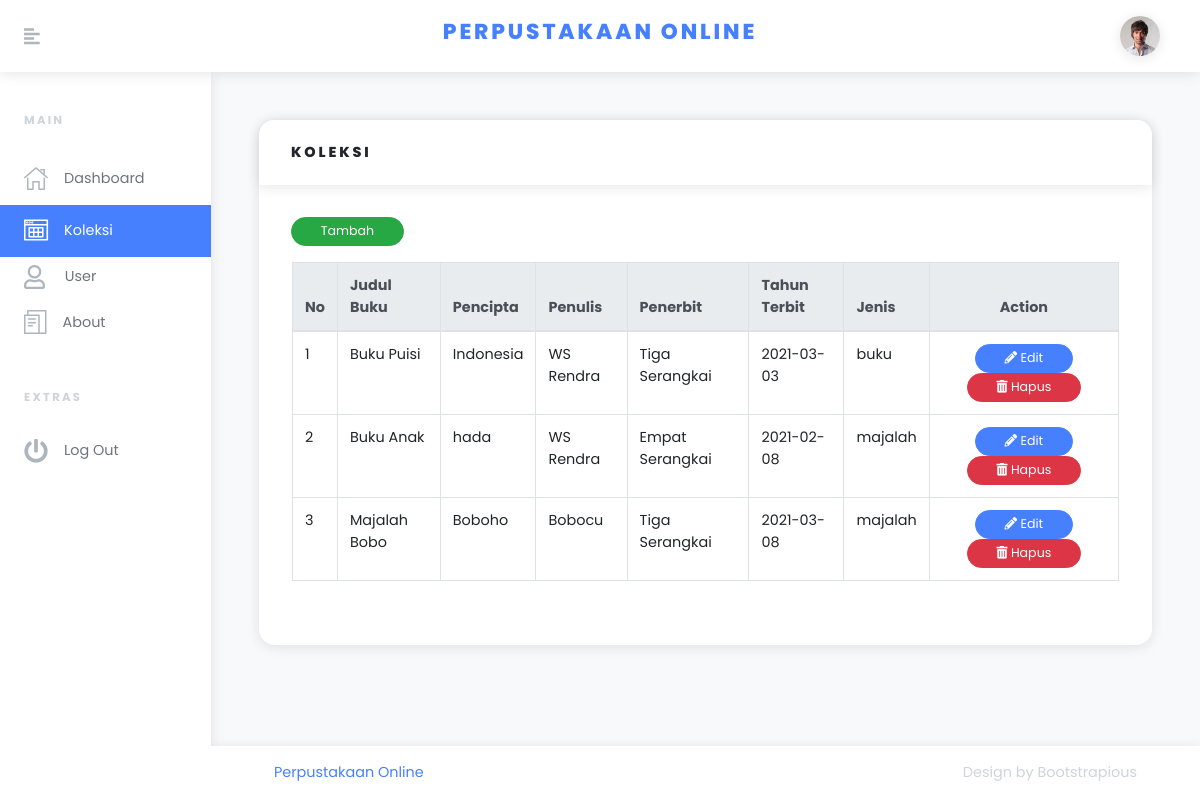
/index.php/perpus/koleksi, run on the app's committed database.
### tables this page shows
CREATE TABLE `tbl_jenis_koleksi` (
  `id_jenis_koleksi` int(11) NOT NULL,
  `jenis` varchar(45) NOT NULL
);

CREATE TABLE `tbl_koleksi` (
  `id_koleksi` int(11) NOT NULL,
  `judul_koleksi` varchar(45) NOT NULL,
  `penulis` varchar(45) NOT NULL,
  `pencipta` varchar(45) NOT NULL,
  `penerbit` varchar(45) NOT NULL,
  `tahun_terbit` date NOT NULL,
  `jenis_koleksi` varchar(45) NOT NULL,
  `created_at` timestamp NOT NULL DEFAULT current_timestamp(),
  `update_at` timestamp NULL DEFAULT NULL
);

### application/controllers/Perpus.php (called while the page is built, shortened)
<?php
class Perpus extends CI_Controller {
	public function __construct()
	{
		$this->load->model('M_perpus');
	}
	public function koleksi(){
		$data['buku'] = $this->M_perpus->get_all_koleksi();
		$this->load->view('template/head.php');
		$this->load->view('template/navbar.php');
		$this->load->view('template/sidebar.php');
		$this->load->view('v_koleksi.php',$data);
		$this->load->view('template/footer.php');
	}
}

### index.php (called while the page is built, shortened)
<?php
require_once BASEPATH.'core/CodeIgniter.php';

### application/models/M_perpus.php (called while the page is built, shortened)
<?php
class M_perpus extends CI_Model {
	public function get_all_koleksi(){
		$this->db->select('*');
        $this->db->from('tbl_jenis_koleksi');
        $this->db->join('tbl_koleksi', 'tbl_koleksi.jenis_koleksi = tbl_jenis_koleksi.jenis');
        $query = $this->db->get()->result();
        return $query;
	}
}

### application/views/v_koleksi.php (the view, shortened to what this page needs)
<div class="page-holder w-100 d-flex flex-wrap">
        <div class="container-fluid px-xl-5">
          <section class="py-3">
          </section>
          <section class="py-3">
            <div class="row mb-2">
              <div class="col-lg-12 mb-4 mb-lg-0">
                <div class="card">
                  <div class="card-header">
                    <h2 class="h6 text-uppercase mb-0">Koleksi</h2>
                  </div>
                  <div class="card-body">
                  <button type="button" class="btn btn-sm btn-success" data-toggle="modal" data-target="#tambah_buku">
                              Tambah
                            </button>
                    <div class="row">
                    <div class="table-responsive p-3">
                        <table class="table table-bordered" id="table_user">
                          <thead class="thead-light">
                            <tr>
                              <th>No</th>
                              <th>Judul Buku</th>
                              <th>Pencipta</th>
                              <th>Penulis</th>
                              <th>Penerbit</th>
                              <th>Tahun Terbit</th>
                              <th>Jenis</th>
                              <th><center>Action</center></th>
                            </tr>
                          </thead>
                          <tbody>
                            <?php $no=1;?>
                            <?php foreach($buku as $i): ?>
                            <tr>
                              <td><?php echo $no++ ;?></td>
                              <td><?php echo $i->judul_koleksi ;?></td>
                              <td><?php echo $i->pencipta ;?></td>
                              <td><?php echo $i->penulis ;?></td>
                              <td><?php echo $i->penerbit ;?></td>
                              <td><?php echo $i->tahun_terbit ;?></td>
                              <td><?php echo $i->jenis ;?></td>
                              <td align=center>
                            <button type="button" class="btn btn-sm btn-primary" data-toggle="modal" data-target="#edit_koleksi<?= $no?>"><i class="fas fa-pencil-alt"></i>
                              Edit
                            </button>
                            <button type="button" class="btn btn-sm btn-danger" data-toggle="modal" data-target="#hapus_koleksi<?= $i->id_koleksi?>">
                              <i class="fas fa-trash-alt" data-tolltip="tooltip" data-placement="top"></i>
                              Hapus
                            </button>
                        </td>
                            </tr>
                            <?php endforeach?>
                          </tbody>
                        </table>
                    </div>
                    </div>
                </div>
            </div>
            </div>
            </div>
        </section>
        </div>

### application/views/template/head.php (shortened to what this page needs)
<!DOCTYPE html>
<html>
  <head>
    <link rel="stylesheet" href="<?= base_url()?>assets/bubbly/vendor/bootstrap/css/bootstrap.min.css">
    <link href="<?= base_url()?>assets/bubbly/vendor/fontawesome-free/css/all.min.css" rel="stylesheet" type="text/css">
    <link href="<?= base_url()?>assets/bubbly/vendor/bootstrap/css/bootstrap.min.css" rel="stylesheet" type="text/css">
    <link href="<?= base_url()?>assets/bubbly/vendor/datatables/dataTables.bootstrap4.min.css" rel="stylesheet">
    <link rel="stylesheet" href="<?= base_url()?>assets/bubbly/css/orionicons.css">
    <link rel="stylesheet" href="<?= base_url()?>assets/bubbly/css/style.default.css" id="theme-stylesheet">
    <link rel="stylesheet" href="<?= base_url()?>assets/bubbly/css/custom.css">
  </head>

### application/views/template/navbar.php (shortened to what this page needs)
<body>
    <header class="header">
      <nav class="navbar navbar-expand-lg px-4 py-2 bg-white shadow"><a href="#" class="sidebar-toggler text-gray-500 mr-4 mr-lg-5 lead"><i class="fas fa-align-left"></i></a><a href="<?= base_url()?>" class="navbar-brand font-weight-bold text-uppercase text-base"><h4>Perpustakaan Online</h4></a>
        <ul class="ml-auto d-flex align-items-center list-unstyled mb-0">
          <li class="nav-item dropdown ml-auto"><a id="userInfo" href="#" data-toggle="dropdown" aria-haspopup="true" aria-expanded="false" class="nav-link dropdown-toggle"><img src="<?= base_url()?>assets/bubbly/img/avatar-6.jpg" alt="Jason Doe" style="max-width: 2.5rem;" class="img-fluid rounded-circle shadow"></a>
          </li>
        </ul>
      </nav>
    </header>

### application/views/template/sidebar.php
<div class="d-flex align-items-stretch">
  <div id="sidebar" class="sidebar py-3">
    <div class="text-gray-400 text-uppercase px-3 px-lg-4 py-4 font-weight-bold small headings-font-family">MAIN</div>
    <ul class="sidebar-menu list-unstyled">
          <li class="sidebar-list-item"><a href="<?= base_url('perpus')?>" class="sidebar-link text-muted <?php if($this->uri->segment(2) == 'index' | $this->uri->segment(2) == null){echo 'active' ; }?>"><i class="o-home-1 mr-3 text-gray"></i><span>Dashboard</span></a></li>
          <li class="sidebar-list-item"><a href="<?= base_url('perpus/koleksi')?>" class="sidebar-link text-muted <?php if($this->uri->segment(2) == 'koleksi'){echo 'active' ; }?>"><i class="o-table-content-1 mr-3 text-gray"></i><span>Koleksi</span></a></li>
          <li class="sidebar-list-item"><a href="<?= base_url('perpus/users')?>" class="sidebar-link text-muted <?php if($this->uri->segment(2) == 'users'){echo 'active' ; }?>"><i class="far fa-user mr-3 text-gray"></i><span>&nbsp;User</span></a></li>
          <li class="sidebar-list-item"><a href="<?= base_url('perpus/about')?>" class="sidebar-link text-muted <?php if($this->uri->segment(2) == 'about'){echo 'active' ; }?>"><i class="o-paperwork-1 mr-3 text-gray"></i><span>About</span></a></li>
    </ul>
    <div class="text-gray-400 text-uppercase px-3 px-lg-4 py-4 font-weight-bold small headings-font-family">EXTRAS</div>
    <ul class="sidebar-menu list-unstyled">
          <li class="sidebar-list-item"><a href="<?= base_url('auth/logout')?>" class="sidebar-link text-muted"><i class="fa fa-power-off mr-3 text-gray"></i><span>Log Out</span></a></li>
    </ul>
  </div>

### application/views/template/footer.php (shortened to what this page needs)
<footer class="footer bg-white shadow align-self-end py-3 px-xl-5 w-100">
          <div class="container-fluid">
            <div class="row">
              <div class="col-md-6 text-center text-md-left text-primary">
                <p class="mb-2 mb-md-0">Perpustakaan Online</p>
              </div>
              <div class="col-md-6 text-center text-md-right text-gray-400">
                <p class="mb-0">Design by <a href="https://bootstrapious.com/admin-templates" class="external text-gray-400">Bootstrapious</a></p>
              </div>
            </div>
          </div>
        </footer>
      </div>
    </div>
  </body>
</html>

### data on the page
tbl_jenis_koleksi: tbl_koleksi.judul_koleksi "Buku Puisi", tbl_koleksi.pencipta "Indonesia", tbl_koleksi.penulis "WS Rendra", tbl_koleksi.penerbit "Tiga Serangkai", tbl_koleksi.tahun_terbit "2021-03-03", jenis "buku"
tbl_jenis_koleksi: tbl_koleksi.judul_koleksi "Buku Anak", tbl_koleksi.pencipta "hada", tbl_koleksi.penulis "WS Rendra", tbl_koleksi.penerbit "Empat Serangkai", tbl_koleksi.tahun_terbit "2021-02-08", jenis "majalah", tbl_koleksi.judul_koleksi "Majalah Bobo", tbl_koleksi.pencipta "Boboho", tbl_koleksi.penulis "Bobocu", tbl_koleksi.penerbit "Tiga Serangkai", tbl_koleksi.tahun_terbit "2021-03-08"
